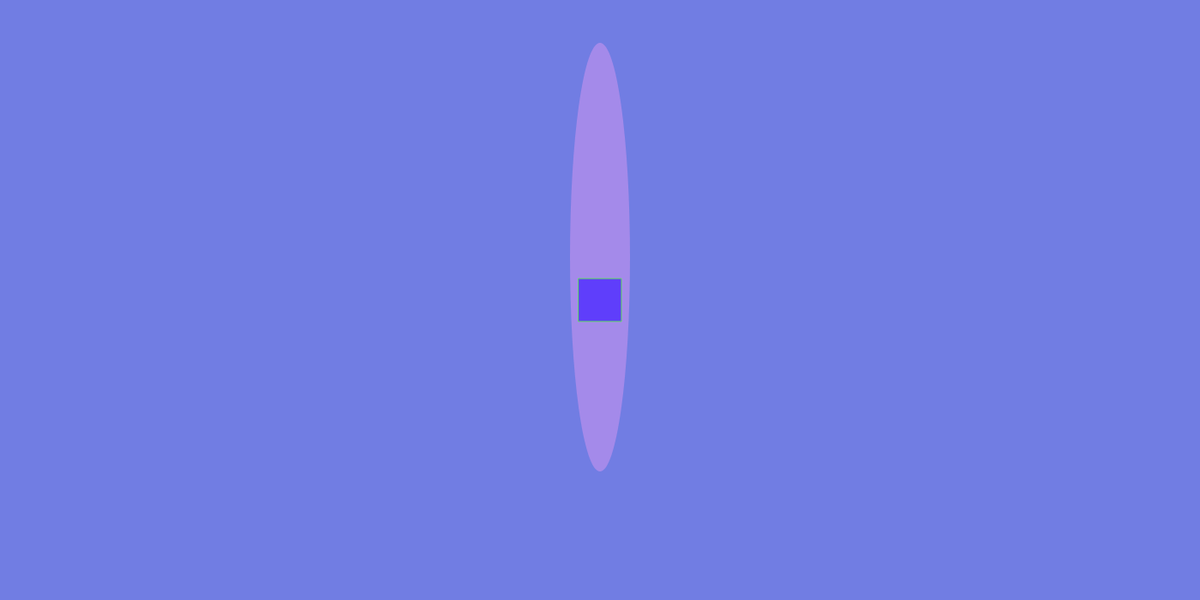
Frame 1 (no input)
Frame 60 (no input): identical to frame 1, image omitted
Frame 120 (the mouse pressed at the canvas centre since frame 60): identical to frame 1, image omitted

The p5.js sketch that drew this single still picture (run headless with seeded random() and noise() and a simulated clock; from frame 60 on, the mouse is pressed at the canvas centre):

// p5.js sketch
// ── sketch.js
/*
Date 11-10-2021

In this tutorial, you will learn about coloures in P5.js
*/

function setup() {
  createCanvas(1400, 700);
}

function draw() {
  background(113, 125, 227);
  
  rectMode(CENTER);

  fill("#0000ff");
  stroke("#00ff00");
  rect(700, 350, 50, 50);

  fill(243, 159, 245,100);
  noStroke("#bf000a");
  ellipse(700, 300, 70, 500)

}
